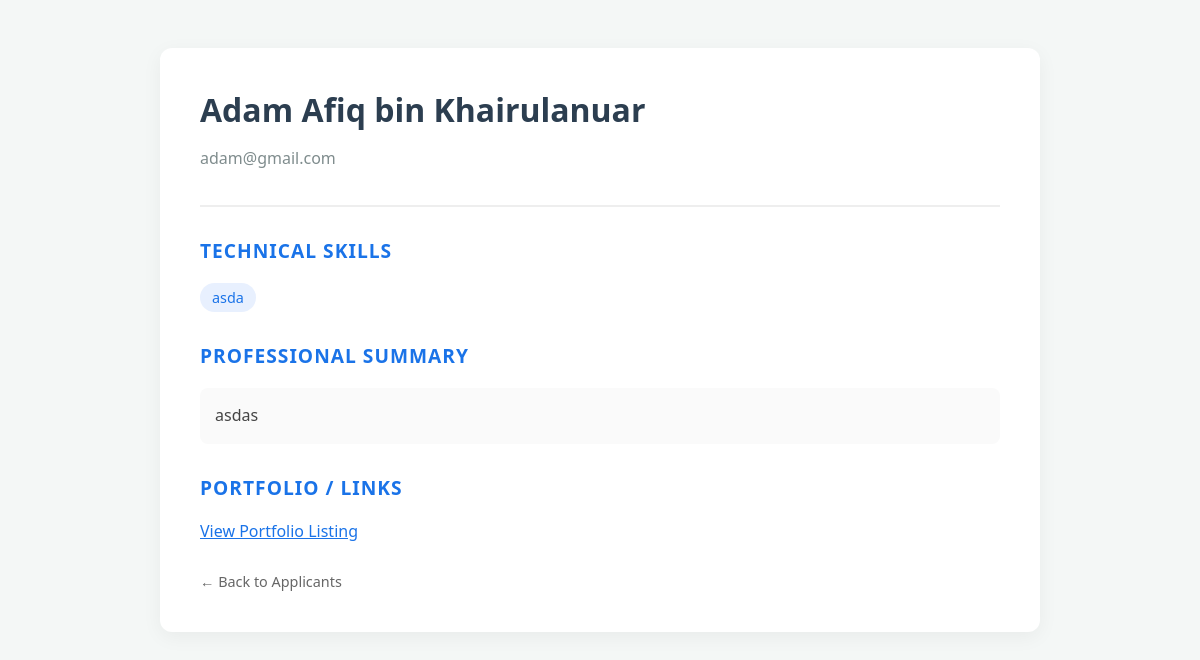
The page /view_profile.php?id=2 (signed in) on the database its author committed.
### tables this page shows
CREATE TABLE `profiles` (
  `id` bigint UNSIGNED NOT NULL,
  `user_id` bigint UNSIGNED NOT NULL,
  `bio` text,
  `skills` text,
  `portfolio_url` varchar(255) DEFAULT NULL,
  `created_at` timestamp NULL DEFAULT NULL,
  `updated_at` timestamp NULL DEFAULT NULL
);

CREATE TABLE `users` (
  `id` bigint UNSIGNED NOT NULL,
  `name` varchar(255) NOT NULL,
  `email` varchar(255) NOT NULL,
  `password` varchar(255) NOT NULL,
  `role` enum('candidate','employer') DEFAULT 'candidate',
  `created_at` timestamp NULL DEFAULT NULL,
  `updated_at` timestamp NULL DEFAULT NULL
);

### view_profile.php (the view, shortened to what this page needs)
<?php
include('config.php');
if (isset($_GET['id'])) {
    $candidate_id = mysqli_real_escape_string($conn, $_GET['id']);
    $sql = "SELECT users.name, users.email, profiles.skills, profiles.bio, profiles.portfolio_url
            FROM users
            LEFT JOIN profiles ON users.id = profiles.user_id
            WHERE users.id = '$candidate_id'";
    $result = $conn->query($sql);
    $candidate = $result->fetch_assoc();
} else {
    header("Location: view_applicants.php");
    exit();
}
?>
<!DOCTYPE html>
<html>
<head>
</head>
<body>
<div class="profile-container">
    <div class="header">
        <h1 class="name"><?php echo htmlspecialchars($candidate['name']); ?></h1>
        <p class="email"><?php echo htmlspecialchars($candidate['email']); ?></p>
    </div>
    <h3 class="section-title">Technical Skills</h3>
    <p>
        <?php
        if(!empty($candidate['skills'])) {
            $skills_array = explode(',', $candidate['skills']);
            foreach($skills_array as $skill) {
                echo "<span class='skills-tag'>" . htmlspecialchars(trim($skill)) . "</span>";
            }
        } else {
            echo "No skills listed.";
        }
        ?>
    </p>
    <h3 class="section-title">Professional Summary</h3>
    <div class="bio">
        <?php echo nl2br(htmlspecialchars($candidate['bio'] ?? 'No biography provided.')); ?>
    </div>
    <?php if(!empty($candidate['portfolio_url'])): ?>
    <h3 class="section-title">Portfolio / Links</h3>
    <a href="<?php echo htmlspecialchars($candidate['portfolio_url']); ?>" target="_blank" style="color: #1a73e8;">View Portfolio Listing</a>
    <?php endif; ?>
    <br>
    <a href="view_applicants.php" class="btn-back">← Back to Applicants</a>
</div>
</body>
</html>

### view_profile.php (style rules this page uses)
body { font-family: 'Segoe UI', sans-serif; background: #f4f7f6; padding: 40px; }
.profile-container { max-width: 800px; margin: auto; background: white; padding: 40px; border-radius: 12px; box-shadow: 0 5px 20px rgba(0,0,0,0.05); }
.header { border-bottom: 2px solid #eee; padding-bottom: 20px; margin-bottom: 20px; }
.name { font-size: 2rem; color: #2c3e50; margin: 0; }
.email { color: #7f8c8d; }
.section-title { color: #1a73e8; margin-top: 30px; font-size: 1.2rem; text-transform: uppercase; letter-spacing: 1px; }
.skills-tag { display: inline-block; background: #e8f0fe; color: #1a73e8; padding: 5px 12px; border-radius: 20px; margin-right: 5px; font-size: 0.9rem; }
.bio { line-height: 1.6; color: #444; background: #fafafa; padding: 15px; border-radius: 8px; }
.btn-back { display: inline-block; margin-top: 30px; text-decoration: none; color: #666; font-size: 0.9rem; }

### rows shown on the page
profiles: user.name "Adam Afiq bin Khairulanuar", user.email "adam@gmail.com", skills "asda", bio "asdas"
